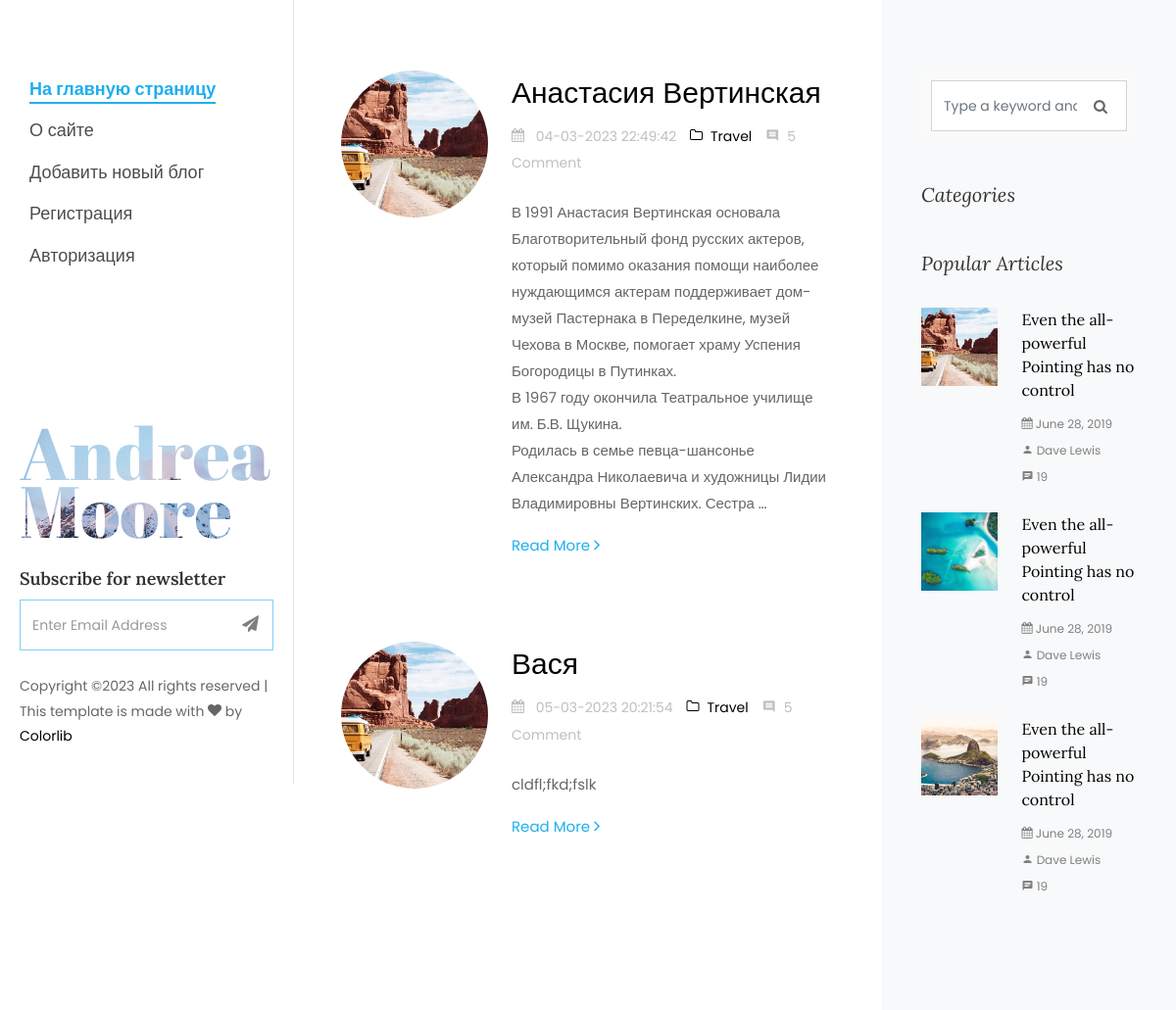
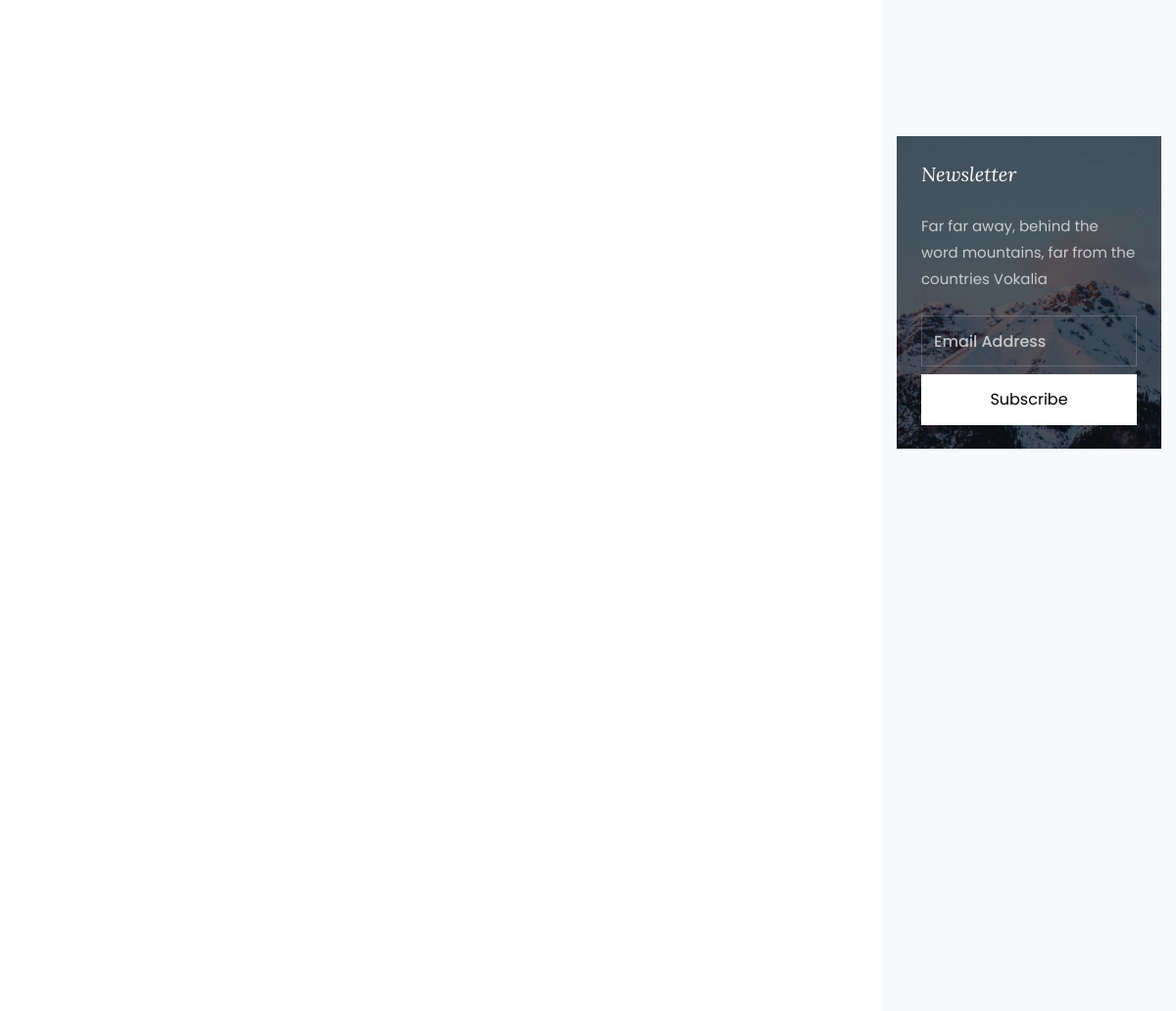
The app's page /cats/aktrisy/ (upper part), older data (2 pictures, top to bottom).
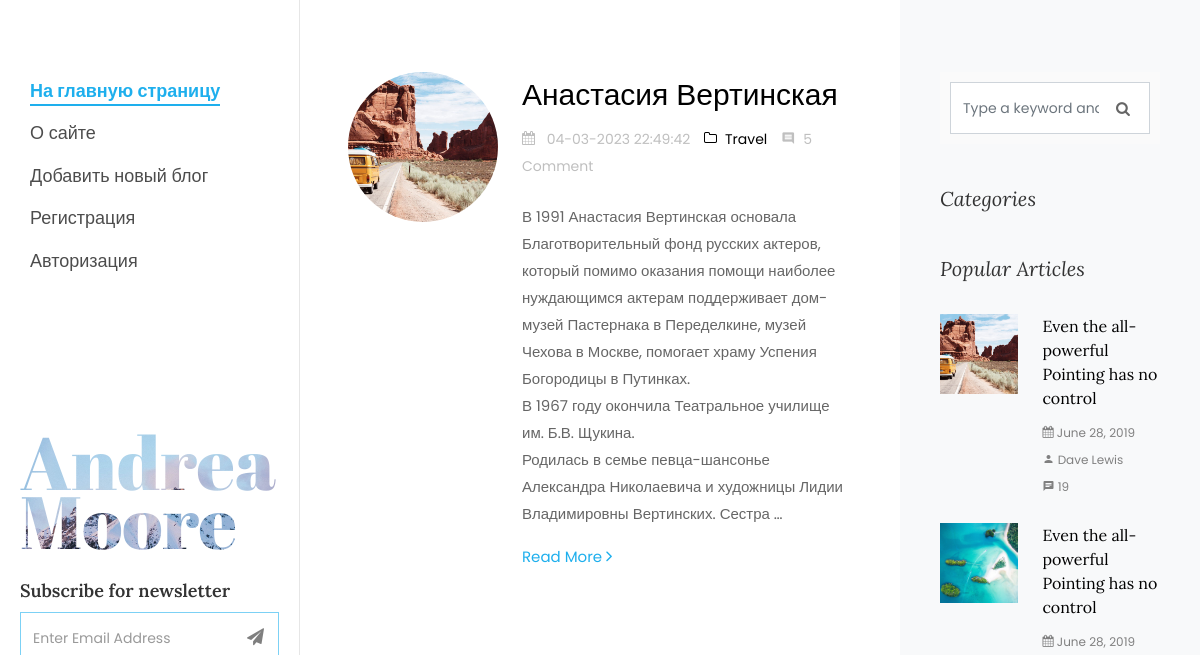
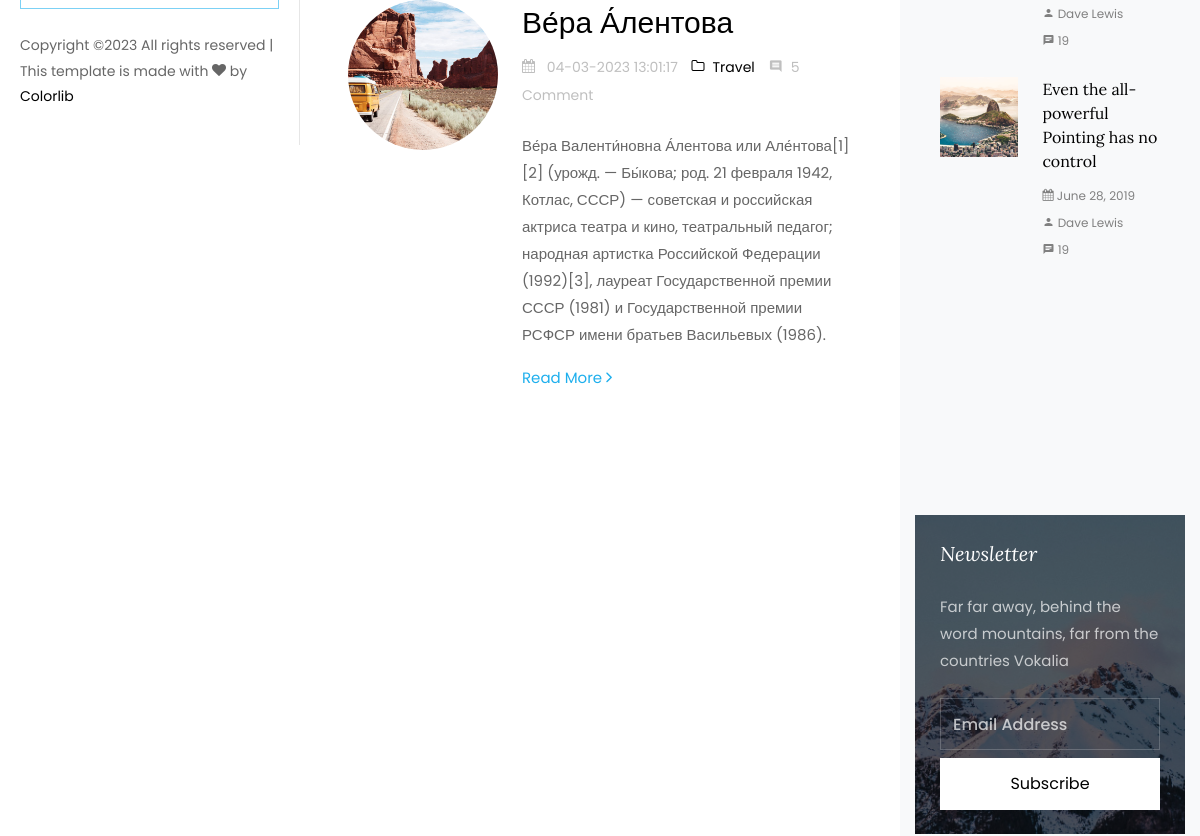
The same page, newer data (2 pictures, top to bottom).
### women/models.py (models this page shows, shortened)
class Women(models.Model):
    objects = None
    title = models.CharField(max_length=255, verbose_name='Заголовок')
    content = models.TextField(blank=True)
    photo = models.ImageField(upload_to="photos/%Y/%m/%d/")
    time_create = models.DateTimeField(auto_now_add=True)
    slug = models.SlugField(max_length=250, unique= True, db_index= True, verbose_name= "URL")
    time_update = models.DateTimeField(auto_now=True)
    is_published = models.BooleanField(default=True)
    cat = models.ForeignKey('Category', on_delete=models.PROTECT, )
    class Meta:
        verbose_name_plural = 'Известные женщины'
        ordering = ('cat', 'title')

### women/views.py (the view)
# urls.py: path('cats/<slug:cat_slug>/', CategoryListView.as_view(), name='category'),
class CategoryListView(DataMixin, ListView):
    template_name = 'women/category.html'
    context_object_name = 'posts'
    def get_queryset(self):
        return Women.objects.filter(cat__slug=self.kwargs['cat_slug'], is_published=True)

### women/templates/women/category.html (shortened to what the changed rows need)
{% load static %}
<!DOCTYPE html>
<html lang="en">
  <head>
    <link rel="stylesheet" href="{% static 'css/open-iconic-bootstrap.min.css' %}">
    <link rel="stylesheet" href="{% static 'css/animate.css' %}">
    <link rel="stylesheet" href="{% static 'css/owl.carousel.min.css' %}">
    <link rel="stylesheet" href="{% static 'css/owl.theme.default.min.css' %}">
    <link rel="stylesheet" href="{% static 'css/magnific-popup.css' %}">
    <link rel="stylesheet" href="{% static 'css/aos.css' %}">
    <link rel="stylesheet" href="{% static 'css/ionicons.min.css' %}">
    <link rel="stylesheet" href="{% static 'css/bootstrap-datepicker.css' %}">
    <link rel="stylesheet" href="{% static 'css/jquery.timepicker.css' %}">
    <link rel="stylesheet" href="{%  static 'css/flaticon.css' %}">
    <link rel="stylesheet" href="{% static 'css/icomoon.css' %}">
    <link rel="stylesheet" href="{% static 'css/style.css' %}">
  </head>
  <body>
	{% include 'women/side-header.html' %}
		<div id="colorlib-main">
			<section class="ftco-section ftco-no-pt ftco-no-pb">
	    	<div class="container">
	    		<div class="row d-flex">
	    			<div class="col-xl-8 py-5 px-md-5">
						{% for p in posts %}
	    				<div class="row pt-md-4">
			    			<div class="col-md-12">
									<div class="blog-entry ftco-animate d-md-flex">
										<a href="" class="img img-2"
										   style="background-image: url('../static/images/image_1.jpg');"></a>
										<div class="text text-2 pl-md-4">
				              <h3 class="mb-2"><a href="single.html"> {{ p.title }} </a></h3>
				              <div class="meta-wrap">
												<p class="meta">
				              		<span><i class="icon-calendar mr-2"></i> {{p.time_update|date:'d-m-Y H:i:s' }} </span>
				              		<span><a href="single.html"><i class="icon-folder-o mr-2"></i>Travel</a></span>
				              		<span><i class="icon-comment2 mr-2"></i>5 Comment</span>
				              	</p>
			              	</div>
				              <p class="mb-4"> {{ p.content | linebreaks | truncatewords:50 }}</p>
				              <p><a href=" {% url 'post' p.slug %} " class="btn-custom">Read More <span class="ion-ios-arrow-forward"></span></a></p>
				            </div>
									</div>
								</div>
			    		</div>
						{% endfor %}
			    	</div>
	    		</div>
	    	</div>
	    </section>
		</div>
	</div>
  </body>
</html>

Row changes from the older to the newer data that the page shows:
removed Women: title "Вася", time_update "05-03-2023 20:21:54", content "cldfl;fkd;fslk"
now on this page (row unchanged): Women: title "Ве́ра А́лентова", time_update "04-03-2023 13:01:17", content "Ве́ра Валенти́новна А́лентова или Але́нтова[1][2] (урожд. — Бы́кова; род. 21 февраля 1942, Котлас, СССР) — советская и российская актриса театра и кино, театральный педагог; народная артистка Российской Федерации (1992)[3], лауреат Государственной премии СССР (1981) и Государственной премии РСФСР имени братьев Васильевых (1986)."
